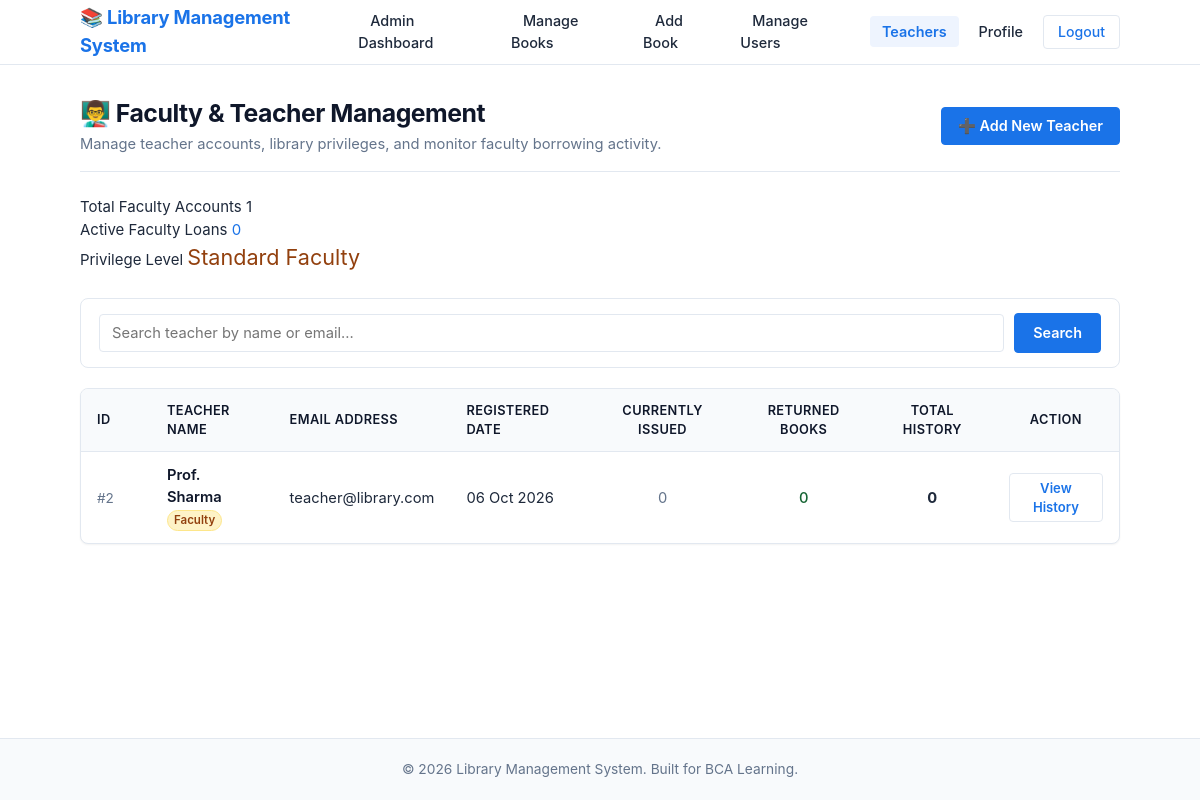
/admin/teacher-details.php (signed in), run on the app's committed database.
### tables this page shows
CREATE TABLE users (
    id INT AUTO_INCREMENT PRIMARY KEY,
    name VARCHAR(100) NOT NULL,
    email VARCHAR(150) NOT NULL UNIQUE,
    password VARCHAR(255) NOT NULL,
    role VARCHAR(20) NOT NULL DEFAULT 'student',
    created_at TIMESTAMP DEFAULT CURRENT_TIMESTAMP
);

### admin/teacher-details.php (the view, shortened to what this page needs)
<?php
require_once '../config/db.php';
$search = trim($_GET['search'] ?? '');
try {
    $sql = "
        SELECT
            u.id,
            u.name,
            u.email,
            u.created_at,
            COUNT(CASE WHEN ib.status = 'issued' THEN 1 END) AS currently_issued,
            COUNT(CASE WHEN ib.status = 'returned' THEN 1 END) AS returned_books,
            COUNT(ib.id) AS total_history
        FROM users u
        LEFT JOIN issued_books ib ON u.id = ib.user_id
        WHERE u.role = 'teacher'
    ";
    $params = [];
    $sql .= " GROUP BY u.id, u.name, u.email, u.created_at ORDER BY u.id DESC";
    $stmt = $pdo->prepare($sql);
    $stmt->execute($params);
    $teachers = $stmt->fetchAll();
    $total_teachers = count($teachers);
    $active_teacher_loans = (int)$pdo->query("
        SELECT COUNT(*)
        FROM issued_books ib
        JOIN users u ON ib.user_id = u.id
        WHERE u.role = 'teacher' AND ib.status = 'issued'
    ")->fetchColumn();
} catch (PDOException $e) {
    error_log("Teacher details query error: " . $e->getMessage());
    $teachers = [];
    $total_teachers = 0;
    $active_teacher_loans = 0;
    $error_message = "Failed to load teacher records.";
}
include '../includes/header.php';
include '../includes/navbar.php';
?>
<main class="main-content">
    <div class="container">
        <div class="page-header-flex">
            <div>
                <h1>👨‍🏫 Faculty & Teacher Management</h1>
                <p>Manage teacher accounts, library privileges, and monitor faculty borrowing activity.</p>
            </div>
            <div>
                <a href="add-teacher.php" class="btn btn-primary">➕ Add New Teacher</a>
            </div>
        </div>
        <div class="stat-grid" style="margin-bottom: 24px;">
            <div class="stat-card">
                <span class="stat-label">Total Faculty Accounts</span>
                <span class="stat-value"><?php echo $total_teachers; ?></span>
            </div>
            <div class="stat-card">
                <span class="stat-label">Active Faculty Loans</span>
                <span class="stat-value" style="color: var(--primary);"><?php echo $active_teacher_loans; ?></span>
            </div>
            <div class="stat-card">
                <span class="stat-label">Privilege Level</span>
                <span class="stat-value" style="font-size: 1.35rem; color: #92400e;">Standard Faculty</span>
            </div>
        </div>
        <form action="teacher-details.php" method="GET" class="search-filter-box">
            <input
                type="text"
                name="search"
                class="form-control"
                placeholder="Search teacher by name or email..."
                value="<?php echo htmlspecialchars($search); ?>"
            >
            <button type="submit" class="btn btn-primary" style="padding: 9px 18px;">Search</button>
        </form>
        <div class="table-responsive">
            <table class="table">
                <thead>
                    <tr>
                        <th style="width: 70px;">ID</th>
                        <th>Teacher Name</th>
                        <th>Email Address</th>
                        <th>Registered Date</th>
                        <th style="text-align: center;">Currently Issued</th>
                        <th style="text-align: center;">Returned Books</th>
                        <th style="text-align: center;">Total History</th>
                        <th style="text-align: center;">Action</th>
                    </tr>
                </thead>
                <tbody>
                    <?php if (empty($teachers)): ?>
                        <tr>
                            <td colspan="8" style="text-align: center; padding: 36px; color: var(--text-muted);">
                                <?php if (!empty($search)): ?>
                                    No teachers found matching "<strong><?php echo htmlspecialchars($search); ?></strong>".
                                <?php else: ?>
                                    No teacher accounts registered in the system yet.
                                    <div style="margin-top: 12px;">
                                        <a href="add-teacher.php" class="btn btn-primary btn-sm">➕ Create First Teacher Account</a>
                                    </div>
                                <?php endif; ?>
                            </td>
                        </tr>
                    <?php else: ?>
                        <?php foreach ($teachers as $t): ?>
                            <tr>
                                <td>
                                    <span style="color: var(--text-muted); font-size: 0.85rem;">
                                        #<?php echo (int)$t['id']; ?>
                                    </span>
                                </td>
                                <td>
                                    <div style="font-weight: 600; color: var(--text-dark);">
                                        <?php echo htmlspecialchars($t['name']); ?>
                                    </div>
                                    <span class="badge" style="background-color: #fef3c7; color: #92400e; border: 1px solid #fde68a; font-size: 0.72rem; padding: 2px 6px;">
                                        Faculty
                                    </span>
                                </td>
                                <td><?php echo htmlspecialchars($t['email']); ?></td>
                                <td><?php echo date('d M Y', strtotime($t['created_at'])); ?></td>
                                <td style="text-align: center;">
                                    <?php if ($t['currently_issued'] > 0): ?>
                                        <span class="badge badge-warning"><?php echo (int)$t['currently_issued']; ?> active</span>
                                    <?php else: ?>
                                        <span style="color: var(--text-muted);">0</span>
                                    <?php endif; ?>
                                </td>
                                <td style="text-align: center;">
                                    <span style="color: var(--success-text); font-weight: 500;">
                                        <?php echo (int)$t['returned_books']; ?>
                                    </span>
                                </td>
                                <td style="text-align: center;">
                                    <strong><?php echo (int)$t['total_history']; ?></strong>
                                </td>
                                <td style="text-align: center;">
                                    <a href="user-details.php?id=<?php echo (int)$t['id']; ?>" class="btn btn-outline btn-sm">
                                        View History
                                    </a>
                                </td>
                            </tr>
                        <?php endforeach; ?>
                    <?php endif; ?>
                </tbody>
            </table>
        </div>
    </div>
</main>
<?php include '../includes/footer.php'; ?>

### assets/css/style.css (style rules this page uses)
:root { --primary: #1a73e8; --primary-hover: #1557b0; --primary-light: #eef4fe; --primary-border: #c2dbfe; --text-dark: #0f172a; --text-body: #1e293b; --text-muted: #64748b; --text-light: #94a3b8; --bg-page: #ffffff; --bg-subtle: #f8fafc; --bg-light: #f8fafc; --bg-card: #ffffff; --border-color: #e2e8f0; --border-light: #f1f5f9; --success-bg: #f0fdf4; --success-text: #166534; --success-border: #bbf7d0; --error-bg: #fef2f2; --error-text: #991b1b; --error-border: #fecaca; --radius-sm: 4px; --radius: 8px; --radius-lg: 12px; --radius-pill: 9999px; --shadow-sm: 0 1px 2px 0 rgba(0, 0, 0, 0.05); --shadow-md: 0 2px 4px -1px rgba(0, 0, 0, 0.06), 0 1px 2px -1px rgba(0, 0, 0, 0.04); }
* { margin: 0; padding: 0; box-sizing: border-box; }
body { font-family: -apple-system, BlinkMacSystemFont, "Segoe UI", Roboto, Oxygen, Ubuntu, Cantarell, "Helvetica Neue", sans-serif; color: var(--text-body); background-color: var(--bg-page); line-height: 1.5; font-size: 15px; display: flex; flex-direction: column; min-height: 100vh; -webkit-font-smoothing: antialiased; }
.container { width: 100%; max-width: 1080px; margin: 0 auto; padding: 0 20px; }
.main-content { flex: 1; padding: 32px 0 48px; }
h1, h2, h3, h4 { color: var(--text-dark); font-weight: 700; line-height: 1.3; }
.page-header-flex { display: flex; justify-content: space-between; align-items: center; margin-bottom: 24px; padding-bottom: 16px; border-bottom: 1px solid var(--border-color); flex-wrap: wrap; gap: 16px; }
.page-header-flex h1 { font-size: 1.55rem; letter-spacing: -0.02em; }
.page-header-flex p { color: var(--text-muted); font-size: 0.92rem; margin-top: 4px; }
.btn { display: inline-flex; align-items: center; justify-content: center; font-family: inherit; font-size: 0.9rem; font-weight: 600; padding: 8px 16px; border-radius: var(--radius-sm); text-decoration: none; cursor: pointer; border: 1px solid transparent; transition: all 0.15s ease; line-height: 1.4; }
.btn-primary { background-color: var(--primary); color: #ffffff !important; border-color: var(--primary); }
.btn-outline { background-color: transparent; color: var(--primary) !important; border-color: var(--border-color); }
.btn-sm { padding: 5px 12px; font-size: 0.82rem; }
.form-control { width: 100%; padding: 9px 12px; font-size: 0.92rem; font-family: inherit; color: var(--text-body); background-color: #ffffff; border: 1px solid var(--border-color); border-radius: var(--radius-sm); outline: none; transition: border-color 0.15s ease, box-shadow 0.15s ease; }
.search-filter-box { background-color: var(--bg-card); border: 1px solid var(--border-color); border-radius: var(--radius); padding: 14px 18px; margin-bottom: 20px; display: flex; gap: 10px; flex-wrap: wrap; align-items: center; }
.search-filter-box .form-control { flex: 1; min-width: 200px; }
.table-responsive { overflow-x: auto; background-color: var(--bg-card); border: 1px solid var(--border-color); border-radius: var(--radius); box-shadow: var(--shadow-sm); margin-bottom: 24px; }
.table { width: 100%; border-collapse: collapse; text-align: left; font-size: 0.92rem; }
.table th, .table td { padding: 12px 16px; border-bottom: 1px solid var(--border-color); vertical-align: middle; }
.table th { background-color: var(--bg-subtle); color: var(--text-dark); font-weight: 600; font-size: 0.8rem; text-transform: uppercase; letter-spacing: 0.03em; }
.table tbody tr:last-child td { border-bottom: none; }
.badge { display: inline-block; padding: 3px 9px; border-radius: var(--radius-pill); font-size: 0.78rem; font-weight: 600; line-height: 1.3; }

### data on the page
users: id "2", name "Prof. Sharma", email "teacher@library.com", created_at "06 Oct 2026", returned_books "0", total_history "0"

### other printed values
$total_teachers "1"
$active_teacher_loans "0"
